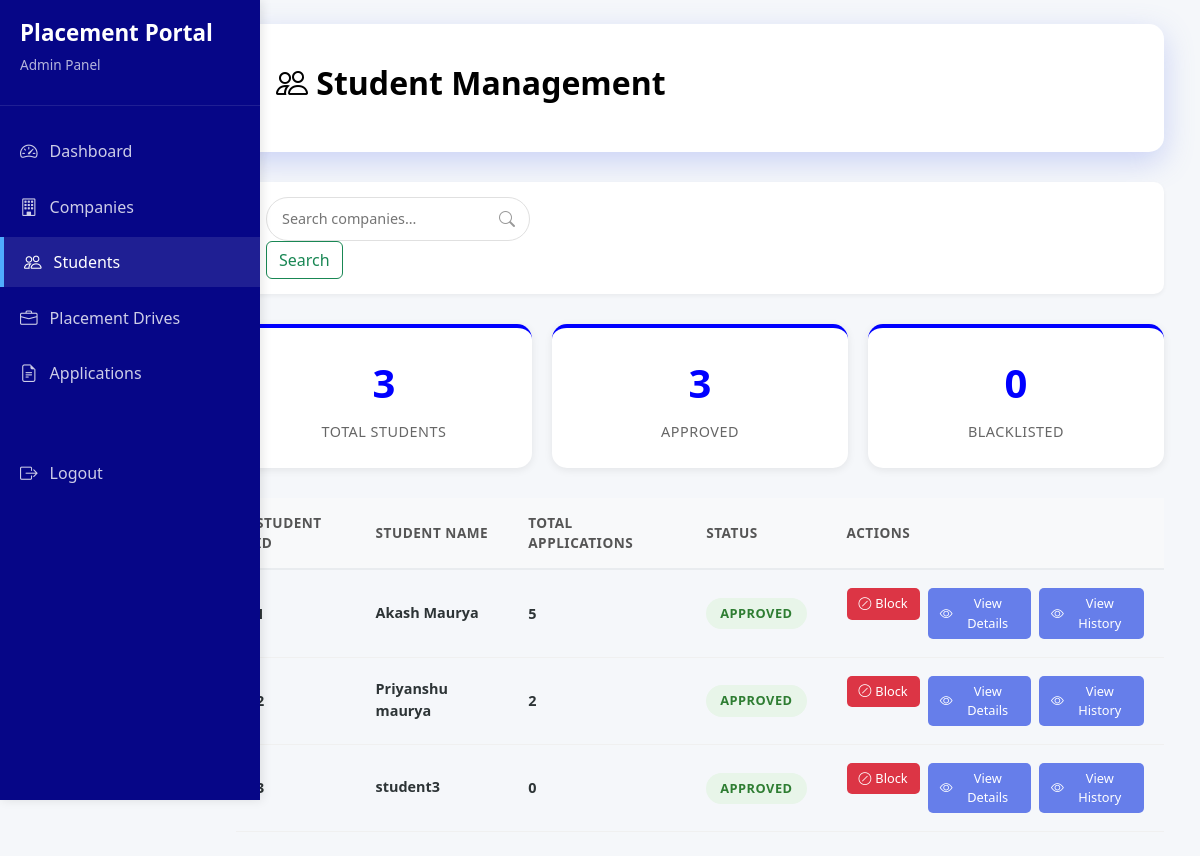
/admin/student (signed in), run on the app's committed database.
### portal/models.py (models this page shows)
class Student(db.Model,UserMixin):
    __tablename__ = 'students'
    id = db.Column(db.Integer , primary_key = True)
    user_id = db.Column(db.Integer,db.ForeignKey('users.id') , nullable = False)
    name = db.Column(db.String(50),nullable = False)
    branch = db.Column(db.String(30) )
    cgpa = db.Column(db.Float ,nullable = False)
    resume_path = db.Column(db.String(200),nullable= False)
    is_blacklisted = db.Column(db.Boolean , default = False)

### app.py (the view)
@app.route('/admin/student')
@login_required
def admin_student():
    total_student = Student.query.all()
    apple = Application.query.all()
    total_approved = len(Student.query.filter(Student.is_blacklisted!= True).all())
    total_blocked = len(total_student) - total_approved
    return render_template('admin/admin_student.html',
                           t_s = len(total_student),
                           t_app = total_approved,
                           t_b = total_blocked,
                           stud = total_student,
                           apple = apple
                           )

### app.py (called while the page is built)
@login_manager.user_loader
def load_user(user_id):
    return User.query.get(int(user_id))

### templates/admin/admin_student.html (shortened to what this page needs)
{% extends "admin/admin_base.html" %}
{% block content %}
<div class="header">
    <h1><i class="bi bi-people"></i> Student Management</h1>
</div>
<div class="nav">
    <form method="POST" action="{{url_for('search_s')}}">
        <div class="search">
            <input type="text" placeholder="Search companies..." name="search">
            <i class="bi bi-search"></i>
        </div>
        <input class="btn btn-outline-success" type="submit" value="Search">
    </form>
</div>
<div class="stats ">
    <div class="stat hov">
        <div class="stat-number">{{t_s}}</div>
        <div class="stat-label">Total Students</div>
    </div>
    <div class="stat applied hov">
        <div class="stat-number">{{t_app}}</div>
        <div class="stat-label">Approved</div>
    </div>
    <div class="stat shortlisted hovr">
        <div class="stat-number">{{t_b}}</div>
        <div class="stat-label">Blacklisted</div>
    </div>
</div>
<div id="tableView">
    <table class="app-tab">
        <thead>
            <tr>
                <th>Student ID</th>
                <th>Student Name</th>
                <th>Total Applications</th>
                <th>Status</th>
                <th>Actions</th>
            </tr>
        </thead>
        <tbody>
            {% for s in stud %}
            <tr>
                <td><strong>{{s.id}}</strong></td>
                <td>
                    <div class="s-cell">
                        <div class="stud-deta">
                            <div class="stud-name">{{s.name}}</div>
                        </div>
                    </div>
                </td>
                <td>
                    <div class="d-info">
                        {% set ns = namespace(count=0) %}
                        {% for d in apple %}
                        {% if d.student_id == s.id %}
                        {% set ns.count = ns.count + 1 %}
                        {% endif %}
                        {% endfor %}
                        <div class="drive-title-sm">{{ns.count}}</div>
                    </div>
                </td>
                <td>{% if s.is_blacklisted == False %}
                    <span class="status-badge status-selected">Approved</span>
                    {% else %}
                    <span class="status-badge status-shortlisted">Blocked</span>
                    {% endif %}
                </td>
                <td>
                    <div class="t-a">
                        <a href="{{ url_for('Block_unblock_student',student_id=s.id) }}">
                            {% if s.is_blacklisted == True %}
                            <button style="background-color: #28a745; color: white;" class="btn-sm btn-view">
                                <i class="bi bi-unlock"></i> Unblock
                            </button>
                            {% else %}
                            <button style="background-color: #dc3545; color: white;" class="btn-sm btn-view">
                                <i class="bi bi-slash-circle"></i> Block
                            </button>
                            {% endif %}
                        </a>
                        <a href="{{url_for('student_details', student_id = s.id)}}">
                            <button class="btn-sm btn-view">
                                <i class="bi bi-eye"></i> View Details
                            </button>
                        </a>
                        <a href="{{url_for('history_ad', student_id = s.id)}}">
                            <button class="btn-sm btn-view">
                                <i class="bi bi-eye"></i> View History
                            </button>
                        </a>
                    </div>
                </td>
            </tr>
            {% endfor %}
        </tbody>
    </table>
</div>
</div>
{% endblock %}

### templates/admin/admin_base.html (style rules this page uses)
* { margin: 0; padding: 0; box-sizing: border-box; }
body { font-family: 'Segoe UI', Tahoma, Geneva, Verdana, sans-serif; background: #f5f7fa; color: #333; }
.nav { background: white; padding: 15px 30px; border-radius: 10px; margin-bottom: 30px; box-shadow: 0 2px 4px rgba(0, 0, 0, 0.05); display: flex; justify-content: space-between; align-items: center; }
.search { flex: 1; max-width: 400px; position: relative; }
.search input { width: 100%; padding: 10px 40px 10px 15px; border: 1px solid #e0e0e0; border-radius: 25px; font-size: 0.9rem; }
.search i { position: absolute; right: 15px; top: 50%; transform: translateY(-50%); color: #999; }
.header { background-color: white; color: black; padding: 40px; border-radius: 15px; margin-bottom: 30px; box-shadow: 0 10px 30px rgba(102, 126, 234, 0.3); }
.header h1 { font-size: 2rem; margin-bottom: 10px; font-weight: 700; }
.stats { display: grid; grid-template-columns: repeat(auto-fit, minmax(200px, 1fr)); gap: 20px; margin-bottom: 30px; }
.stat { background: white; padding: 25px; border-radius: 12px; box-shadow: 0 2px 8px rgba(0, 0, 0, 0.08); text-align: center; transition: transform 0.3s ease, box-shadow 0.3s ease; border-top: 4px solid blue; }
.stat-number { font-size: 2.5rem; font-weight: 700; color: blue; margin-bottom: 8px; }
.stat-label { font-size: 0.9rem; color: #666; text-transform: uppercase; letter-spacing: 0.5px; font-weight: 500; }
.btn-view { background: blue; color: white; }
.app-tab { width: 100%; border-collapse: collapse; }
.app-tab thead { background: #f8f9fa; }
.app-tab th { padding: 15px 20px; text-align: left; font-size: 0.85rem; font-weight: 600; color: #555; text-transform: uppercase; letter-spacing: 0.5px; border-bottom: 2px solid #e9ecef; }
.app-tab tbody tr { border-bottom: 1px solid #f0f0f0; transition: all 0.3s ease; }
.app-tab td { padding: 18px 20px; font-size: 0.9rem; color: #2d3436; }
.s-cell { display: flex; align-items: center; gap: 12px; }
.stud-deta { display: flex; flex-direction: column; }
.stud-name { font-weight: 600; color: #2d3436; margin-bottom: 2px; }
.d-info { display: flex; flex-direction: column; gap: 3px; }
.drive-title-sm { font-weight: 600; color: #2d3436; }
.status-badge { display: inline-block; padding: 6px 14px; border-radius: 20px; font-size: 0.8rem; font-weight: 600; text-transform: uppercase; letter-spacing: 0.5px; }
.status-selected { background: #e8f5e9; color: #2e7d32; }
.t-a { display: flex; gap: 8px; }
.btn-sm { padding: 6px 12px; font-size: 0.8rem; border-radius: 5px; border: none; cursor: pointer; transition: all 0.3s ease; display: inline-flex; align-items: center; gap: 4px; }
.btn-view { background: #667eea; color: white; }

### templates/admin/admin_student.html (style rules this page uses)
a { text-decoration: none; }
.hov { border-radius: 15px; }
.hovr { border-radius: 15px; }

### data on the page
Student: id "1", name "Akash Maurya", count "5", is_blacklisted "APPROVED"
Student: id "2", name "Priyanshu maurya", count "2", is_blacklisted "APPROVED"
Student: id "3", name "student3", count "0", is_blacklisted "APPROVED"

### other printed values
{{ t_s }} "3"
{{ t_app }} "3"
{{ t_b }} "0"
